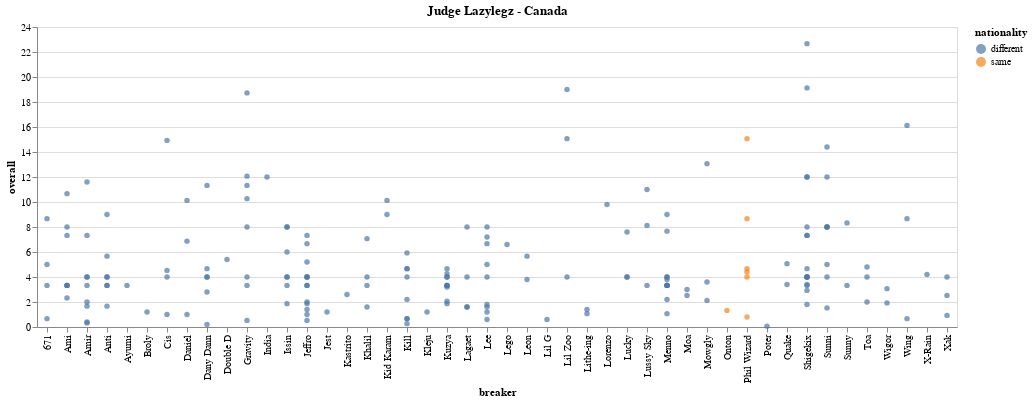

Write notebook code for a chart like this one.
### Code cell
enter_judge_to_everything(new_df_cp)

### Figure 1 — Vega-Lite specification as saved in the notebook (floating-point values rounded to 4 significant figures; data arrays with more than 128 entries replaced by an {"elided": "..."} marker saying what was removed)
{"config": {"view": {"continuousWidth": 400, "continuousHeight": 300}}, "data": {"name": "data-118799bc687d29dab67bf822180b685c"}, "mark": "circle", "encoding": {"color": {"field": "nationality", "type": "nominal"}, "x": {"field": "breaker", "type": "nominal"}, "y": {"field": "overall", "type": "quantitative"}}, "title": {"text": "Judge Lazylegz - Canada", "anchor": "middle"}, "$schema": "https://vega.github.io/schema/vega-lite/v4.17.0.json", "datasets": {"data-118799bc687d29dab67bf822180b685c": {"elided": "192 records"}}}
